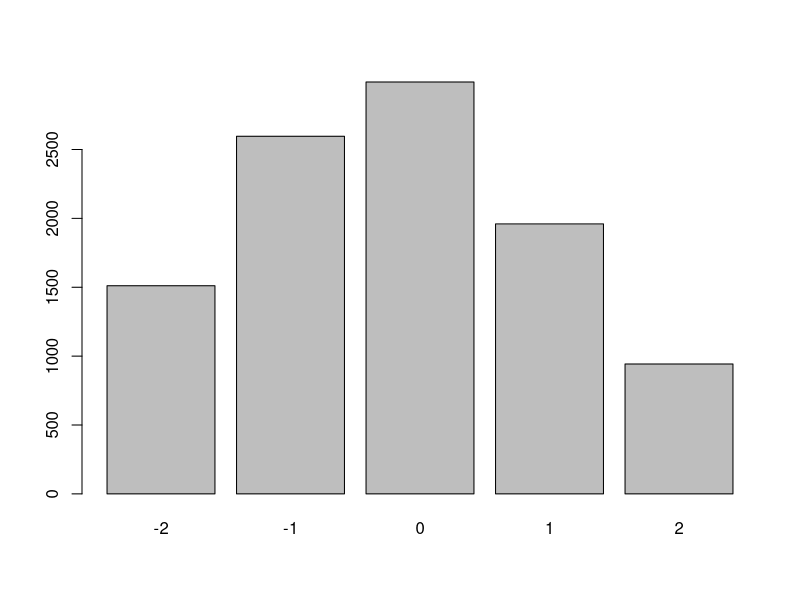

Write R code to recreate this figure.
#----------------------------------------------------------------------
# MDS - Simulacion Monte Carlo
# Uso de sample
# Practica 1
#----------------------------------------------------------------------

rm(list=ls())
set.seed(2020)

x  <- c(-2,-1,0,1,2)
probabilidad <- c(0.15, 0.25, 0.3, 0.2, 0.1)
sum(probabilidad)

nmuestra <- 10000
muestrax <- sample(x, nmuestra, replace = T, prob = probabilidad) #el replace lo pongo True para elegir muestras distintas

# es importante poner prob proabilidad xq sino los elegira con la misma probabilidad
# Caracteristicas

table(muestrax)
sum(table(muestrax))
table(muestrax)/sum(table(muestrax))
barplot(table(muestrax))

mean(muestrax)
sd(muestrax)
